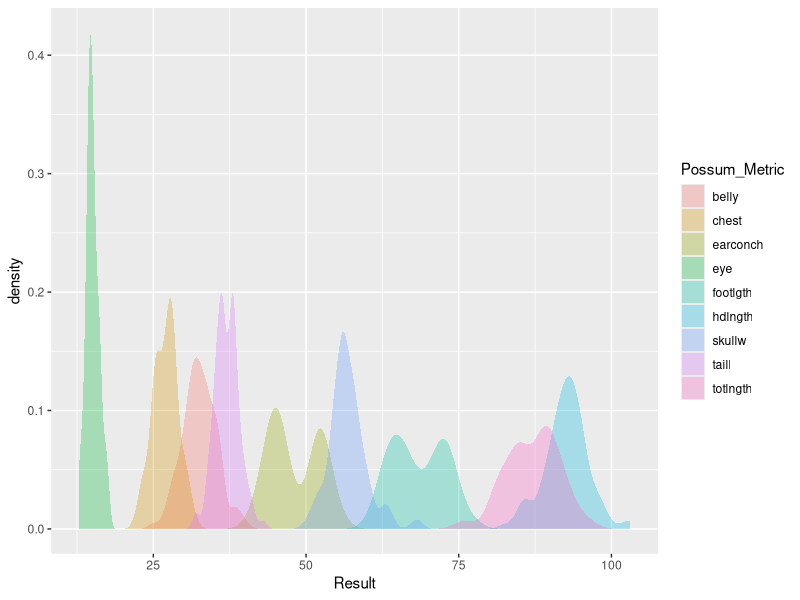

Reproduce this figure in R.
## ---- chunk 1
# Start by constructing a dataframe
date <- c("June 28, 2019", "June 29, 2019", 
          "June 30, 2019", "July 1, 2019", 
          "July 2, 2019")
time <- c("18:45", "16:36", "7:30", "14:22", "12:36")
patient.ID <- c("A", "B", "C", "D", "E") # Here is a vector of patient IDs
result <- c(5, 6, 4, 7, 5) # Here is a vector of results
df <- data.frame(patient.ID, result, date, time) 
# This generates a dataframe with two columns (variables) and five rows (observations)
df
## ---- chunk 2
str(df)
## ---- chunk 3
df <- data.frame(patient.ID, result, date, time, stringsAsFactors = FALSE)
str(df)
## ---- chunk 4
df$patient.ID <- as.character(df$patient.ID) # Change to a character variable
df$result <- as.numeric(df$result) # This was already numeric, but I wanted to show you
## ---- chunk 5
library(lubridate)

mdy("Aug-20,1755")
mdy("Aug/20/1755")
mdy("08-20-1755")
mdy("08201755")
mdy("August 20, 1755")
mdy("August 20 1755")
#all work perfectly without any explicit statements about format.
## ---- chunk 6
#calculating the number of days since the Declaration of Independence
then <- mdy_hms("July 04,  1776 14:32:45")
then
now <- ymd_hms(Sys.time())
now
delta <- difftime(now, then, units = "days")
delta #wow

#calculating the number of days Canada has been a country
then <- mdy_hms("July 01,  1867 11:17:21")
then
now <- ymd_hms(Sys.time())
now
delta <- difftime(now, then, units = "days")
delta
## ---- chunk 7
df$date <- mdy(df$date) # note that I had to change "dmy()" to "mdy()".
## ---- chunk 8
# paste the date and time using a space as a separator into a new 
# column called "date.time" in the "df" dataframe.
date.time <- paste(date, time, sep = " ") 
df <- data.frame(patient.ID, result, date.time, stringsAsFactors = FALSE)
df$date.time <- mdy_hm(date.time)
str(df)
## ---- chunk 9
# your turn!


## ---- chunk 10
###Solution###
library(tidyverse)
K.data <- read.csv("Data_Files/Potassium.csv")
# this can also be done with one line using mutate_at()
K.data <- K.data %>% mutate(ORDERED_DATE = dmy_hm(ORDERED_DATE), 
                            RESULT_DATE= dmy_hm(RESULT_DATE),
                            RECEIVED_DATE =  dmy_hm(RECEIVED_DATE))  %>%
  mutate(TAT = difftime(RESULT_DATE, ORDERED_DATE, units = "min"), 
         lab.TAT = difftime(RESULT_DATE,RECEIVED_DATE, units = "min"))

K.data %>% 
  arrange(desc(TAT)) %>%
  head()

K.data %>% 
  arrange(desc(lab.TAT)) %>%
  head()

max(K.data$TAT)
summary(as.numeric(K.data$TAT))
quantile(K.data$TAT,probs = c(0.9,0.99))

max(K.data$lab.TAT)
K.data$ORDERED_DATE[which(K.data$lab.TAT==max(K.data$lab.TAT))]
summary(as.numeric(K.data$lab.TAT))
quantile(K.data$lab.TAT,probs = c(0.9,0.99))

#Note two things:
#1)	Scheduled orders are included.
#2)	There was a LIS downtime on Jan 29/2015.
## ---- chunk 11
sample.ids <- c("C001", "C002", "H001", "H002", "ZC001", "ZC002", "ZH001", "ZH002")
## ---- chunk 12
library(stringr)
grepl("Z", sample.ids) 
# returns a TRUE or FALSE to the question "does the string contain the pattern ZC?"
grep("Z", sample.ids) 
# returns the location of strings that contain the patern ZC
## ---- chunk 13
gsub("Z", "QC", sample.ids) #what did this do? 
gsub("ZC001", "QC", sample.ids) #okay, now we're getting somewhere
## ---- chunk 14
gsub("Z.*", "QC", sample.ids) 
## ---- chunk 15
gsub("^Z.*", "QC", sample.ids) # begins with "Z" and has text after
# useful to restrict the pattern to look only at strings that start with Z
gsub("ZC.*|ZH.*", "QC", sample.ids) #change ZC or ZH containing string to "QC"
## ---- chunk 16
sample.ids <- gsub("ZC.*", "Chemistry QC", sample.ids)
sample.ids <- gsub("ZH.*", "Hematology QC", sample.ids)
sample.ids
## ---- chunk 17
# works if there is always a zero after the "C" in the patient result
gsub("^C0.*", "Patient", sample.ids) 

#works for any number after the "C"
gsub("^C[0-9].*", "Patient", sample.ids) 

# now we'll include an "or" so we can convert chem and heme samples to "Patient"
gsub("^C[0-9].*|^H[0-9].*", "Patient", sample.ids)

# side note that this works using letters as well as numbers
gsub("^[CH]0.*", "Patient", sample.ids) 
# this works because your string 
# 1) "^" starts with, 
# 2) "one of C or H", 
# 3) followed by a zero and 
# 4) "." any character, 5) which appears "*" at least 0 times 

gsub("^[A-Z]0.*", "Patient", sample.ids) 
# this will work with any letters from A to Z
## ---- chunk 18
qc.data <- read.csv(file = "Data_Files/QCData_Jun2019.csv", sep = ",")
str(qc.data) 
# notice all of the columns are being imported as Factors we didn't set
# stringsAsFactors to FALSE

head(qc.data) 
# gives you an idea of the type of data you're dealing with
## ---- chunk 19
as.numeric(qc.data$Result) 
## ---- chunk 20
as.numeric(as.character(qc.data$Result))
## ---- chunk 21
qc.data <- read.csv(file = "Data_Files/QCData_Jun2019.csv", stringsAsFactors = FALSE) 
# re-read the data using stringAsFactors = FALSE
qc.data$Result <- as.numeric(qc.data$Result) 
str(qc.data) # results are numeric
head(qc.data) # data looks good
## ---- chunk 22
is.na(qc.data$Result) 
# this is a logical variable that asks "is this value NA?" for each row of data. 
# Neat, but not useful here.
## ---- chunk 23
# there are four values in the dataset that are now NA, corresponding to 
# specific sample ID's 
qc.data[is.na(qc.data$Result),] 
## ---- chunk 24
num.qcdata <- qc.data[!is.na(qc.data$Result),] 
head(num.qcdata)
str(num.qcdata) # perfect, no more NAs!
## ---- chunk 25
# your turn!


## ---- chunk 26
num.qcdata$Test <- gsub("ALB", "Albumin", num.qcdata$Test)
num.qcdata$Test <- gsub("ALT", "Alanine Aminotransferase", num.qcdata$Test)
num.qcdata$Test <- gsub("AMM", "Ammonia", num.qcdata$Test)
num.qcdata$Test <- gsub("BILD", "Bilirubin, Direct", num.qcdata$Test)
num.qcdata$Test <- gsub("BILT", "Bilirubin, Total", num.qcdata$Test)
## ---- chunk 27
possum <- read_csv("Data_Files/possum.csv") 
# we used read_csv here (a tidyverse function) instead of read.csv (base R)
# the anthropomorphic measurements of the possums are wide
head(possum)
## ---- chunk 28
possum.long <- gather(possum, key = Possum_Metric, value = Result, 7:15)
head(possum.long,10)
## ---- chunk 29
#long data permits rapid calculations
group_by(.data = possum.long, key = Possum_Metric) %>%
  summarise(Mean = mean(Result, na.rm = TRUE),
            SD = sd(Result, na.rm = TRUE),
            "%CV" = (100*sd(Result, na.rm = TRUE)/mean(Result, na.rm = TRUE)))
## ---- chunk 30
#long data permits rapid visualizations (which we will cover later)
library(ggplot2)
p <- ggplot(possum.long, aes(x = Result, fill = Possum_Metric)) + 
  geom_density(alpha = 0.3, color = NA) 
p
## ---- chunk 31
possum.wide <- spread(possum.long, key = Possum_Metric, value = Result)
head(possum.wide, 10)
## ---- chunk 32
# your turn!


## ---- chunk 33
# Gives the desired output, but doesn't account for the different sites, QC levels, or analyzers
qc.means<- group_by(num.qcdata, key = Test) %>%
              summarise(Mean = mean(Result, na.rm = TRUE),
                        SD = sd(Result, na.rm = TRUE),
                        "%CV" = (100*sd(Result, na.rm = TRUE)/mean(Result, na.rm = TRUE)))
## ---- chunk 34
## SOLUTION ##
# Here's something we can work with. Now we have a running mean, sd, and 
# CV for the 7 days of QC for all levels of QC and from each site, 
# down to the analyzer.
num.qcdata %>%
  group_by(Test, QC_Mnemonic, Site, Analyzer) %>%
  summarise(N = length(Result),
            Mean = mean(Result),
            SD = sd(Result),
            "%CV" = (100*sd(Result)/mean(Result)))
## ---- chunk 35
arrange(num.qcdata, Site)
## ---- chunk 36
arrange(num.qcdata, desc(Site))
## ---- chunk 37
arrange(num.qcdata, Result) # numeric variable
arrange(num.qcdata, Result_Date) # date variable
## ---- chunk 38
filter(num.qcdata, Site == "B") # all results from site B
filter(num.qcdata, Result < 10) # all results less than 10

# if you want to filter by multiple criteria, simply join the 
# filter criteria using an & symbol
filter(num.qcdata, Site == "A" & Test == "AMM" & QC_Mnemonic == "CBALC1")

# can also filter by date range
filter(num.qcdata, Result_Date >= "2018-06-01" & Result_Date < "2018-06-04")
## ---- chunk 39
select(num.qcdata, Test, Site, Result) # returns the named columns
select(num.qcdata, 1:7) # returns columns 1 to 7
## ---- chunk 40
# your turn!


## ---- chunk 41
##SOLUTION##

qc.table <- filter(num.qcdata, Test == "ALB" & QC_Mnemonic == "CBLIQ1" & Result_Date >= "2018-06-03" & Result_Date < "2018-06-04")
qc.table <- select(qc.table, Spec_Num, Site, Analyzer, Result)
qc.table <- arrange(qc.table, Site, Analyzer)

